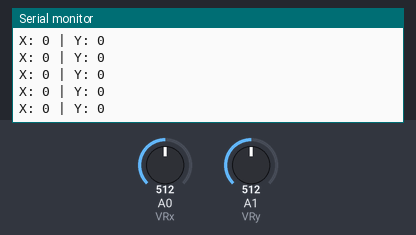
Bench run of a sketch on a simulated Arduino Uno, built with avr-gcc and run on an emulated ATmega328P. On the bench: the last lines printed to the serial monitor. Inputs (shaded band) come from the test bench; at power-on: A0 (VRx) = 512, A1 (VRy) = 512.

Above: at 1.2 s.
1.3 s: A0 (VRx) set to 716
At 1.31 s:
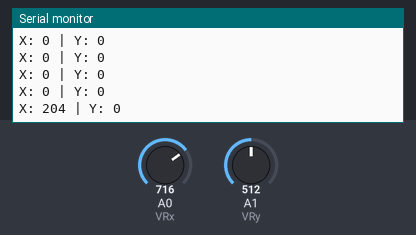
2.8 s: A1 (VRy) set to 716
At 2.82 s:
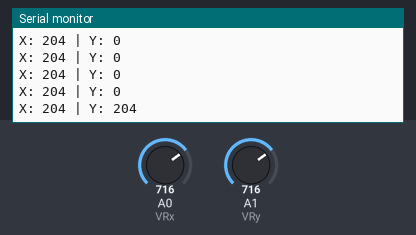
4.3 s: A0 (VRx) set to 900
At 4.33 s:
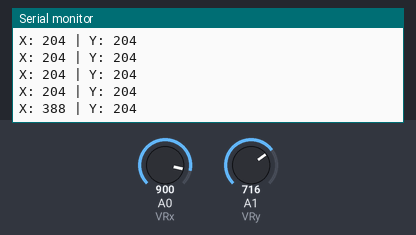
5.8 s: A1 (VRy) set to 900
At 5.84 s:
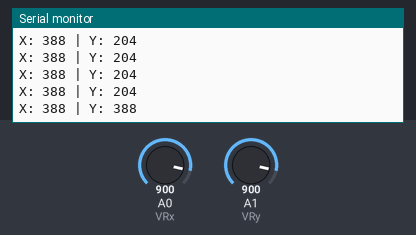
Timing chart, 0 to 8.3 s (numbered marks = the images above; inputs shaded):
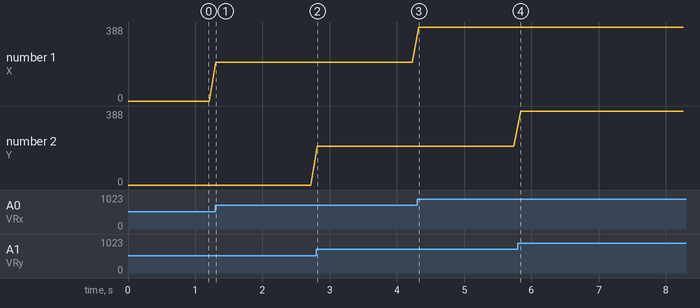

The sketch:

Ex_no_7.ino
```cpp
int VRx = A0;
int VRy = A1;

int xPosition = 0;
int yPosition = 0;
int mapX = 0;
int mapY = 0;

void setup() {
  Serial.begin(9600);

  pinMode(VRx, INPUT);
  pinMode(VRy, INPUT);

}

void loop() {
  xPosition = analogRead(VRx);
  yPosition = analogRead(VRy);
  mapX = map(xPosition, 0, 1023, -512, 512);
  mapY = map(yPosition, 0, 1023, -512, 512);

  Serial.print("X: ");
  Serial.print(mapX);
  Serial.print(" | Y: ");
  Serial.println(mapY);
   delay(100);

}
```

Measured:
- after the input at 1.3 s, the serial monitor: prints a new line at once (image 1)
- after the input at 2.8 s, the serial monitor: prints a new line at once (image 2)
- after the input at 4.3 s, the serial monitor: prints a new line at once (image 3)
- after the input at 5.8 s, the serial monitor: prints a new line at once (image 4)
- plotted number 1: 0 → 204 after the input at 1.3 s, 204 → 388 after the input at 4.3 s
